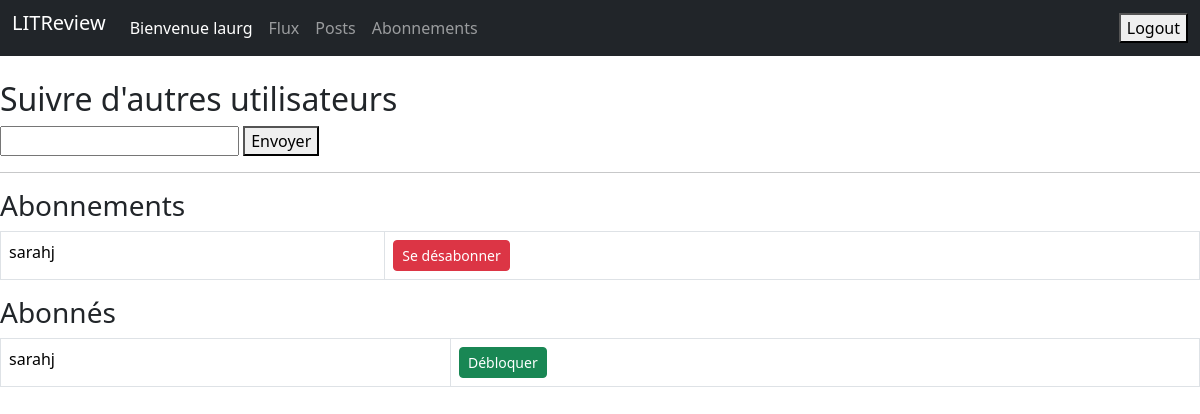
The page /reviews/abonnements/ (signed in) on the database as committed earlier.
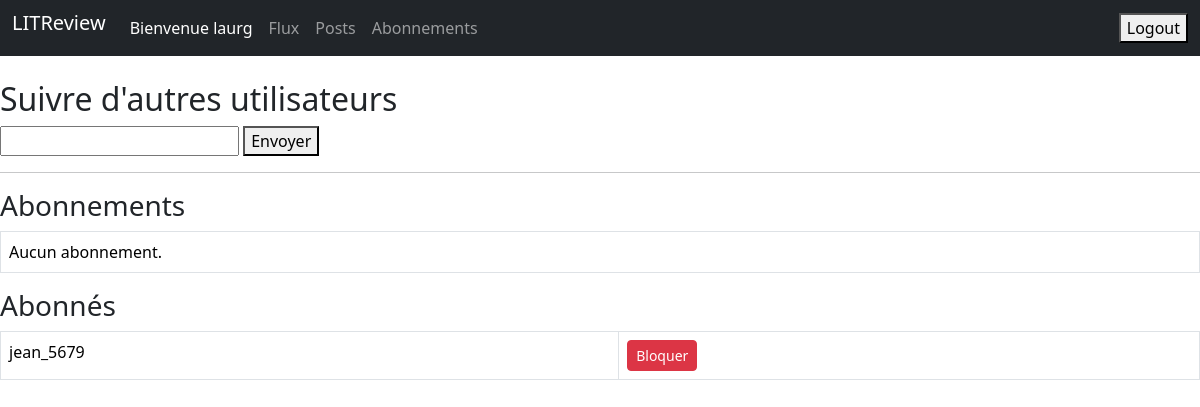
The same page on the database as committed later.
### reviews/models.py (models this page shows)
class UserFollows(models.Model):
    user = models.ForeignKey(
        to=settings.AUTH_USER_MODEL,
        related_name='following',
        on_delete=models.CASCADE
    )
    followed_user = models.ForeignKey(
        to=settings.AUTH_USER_MODEL,
        related_name='followers',
        on_delete=models.CASCADE
    )
    is_blocked = models.BooleanField(default=False)
    class Meta:
        unique_together = ('user', 'followed_user')

### reviews/views.py (the view, shortened to what this page needs)
# urls.py: path('abonnements/', views.subscriptions, name='abonnements'),
@login_required
def subscriptions(request):
    abonnements = request.user.following.select_related('followed_user')
    abonnes = request.user.followers.select_related('user')
    return render(request, 'reviews/subscriptions.html', {
        'abonnements': abonnements,
        'abonnes': abonnes,
    })

### templates/reviews/subscriptions.html (shortened to what this page needs)
<!DOCTYPE html>
<html lang="fr">
<head>
    <link href="https://cdn.jsdelivr.net/npm/bootstrap@5.3.3/dist/css/bootstrap.min.css" rel="stylesheet">
</head>
<body>
<nav class="navbar navbar-expand-lg navbar-dark bg-dark mb-4">
    <div class="container-fluid">
        <div class="collapse navbar-collapse">
            <ul class="navbar-nav me-auto">
                <li><a class="navbar-brand" href="{% url 'login' %}">LITReview</a></li>
                <li class="nav-item d-flex align-items-end">
                  <span class="nav-link text-white small">
                    {% if user.is_authenticated %}
                      Bienvenue {{ user.username }}
                    {% else %}
                      Non connecté
                    {% endif %}
                  </span>
                </li>
                <li class="nav-item"><a class="nav-link" href="{% url 'flux' %}">Flux</a></li>
                <li class="nav-item"><a class="nav-link" href="{% url 'posts' %}">Posts</a></li>
                <li class="nav-item"><a class="nav-link" href="{% url 'abonnements' %}">Abonnements</a></li>
            </ul>
            <form method="post" action="{% url 'logout' %}">
                <button type="submit">Logout</button>
            </form>
        </div>
    </div>
</nav>
<div class="form-container">
<h2>Suivre d'autres utilisateurs</h2>
    <form method="post">
        <input type="text" name="username" id="username" required>
        <button type="submit">Envoyer</button>
    </form>
    <hr>
    <h3>Abonnements</h3>
    <table class="table table-bordered">
        {% for follow in abonnements %}
        <tr>
            <td>{{ follow.followed_user.username }}</td>
            <td>
                <form method="post" style="display:inline;">
                    <button type="submit" class="btn btn-sm btn-danger">Se désabonner</button>
                </form>
            </td>
        </tr>
        {% empty %}
        <tr><td colspan="2">Aucun abonnement.</td></tr>
        {% endfor %}
    </table>
  <h3>Abonnés</h3>
<table class="table table-bordered">
    {% for follow in abonnes %}
        <tr>
            <td>{{ follow.user.username }}</td>
            <td>
                <form method="post" style="display:inline;">
                    {% if follow.is_blocked %}
                        <button type="submit" class="btn btn-sm btn-success">Débloquer</button>
                    {% else %}
                        <button type="submit" class="btn btn-sm btn-danger">Bloquer</button>
                    {% endif %}
                </form>
            </td>
        </tr>
    {% empty %}
        <tr><td colspan="2">Aucun abonné.</td></tr>
    {% endfor %}
</table>
</div>
</body>
</html>

Rows that differ between the two databases and show on the page:
removed UserFollows: followed_user.username "sarahj", shown under "Abonnements"
removed UserFollows: user.username "sarahj", is_blocked "Débloquer", shown under "Abonnés"
added UserFollows: user.username "jean_5679", is_blocked "Bloquer", shown under "Abonnés"
Other text that changed with them:
text now shown: "Aucun abonnement."
